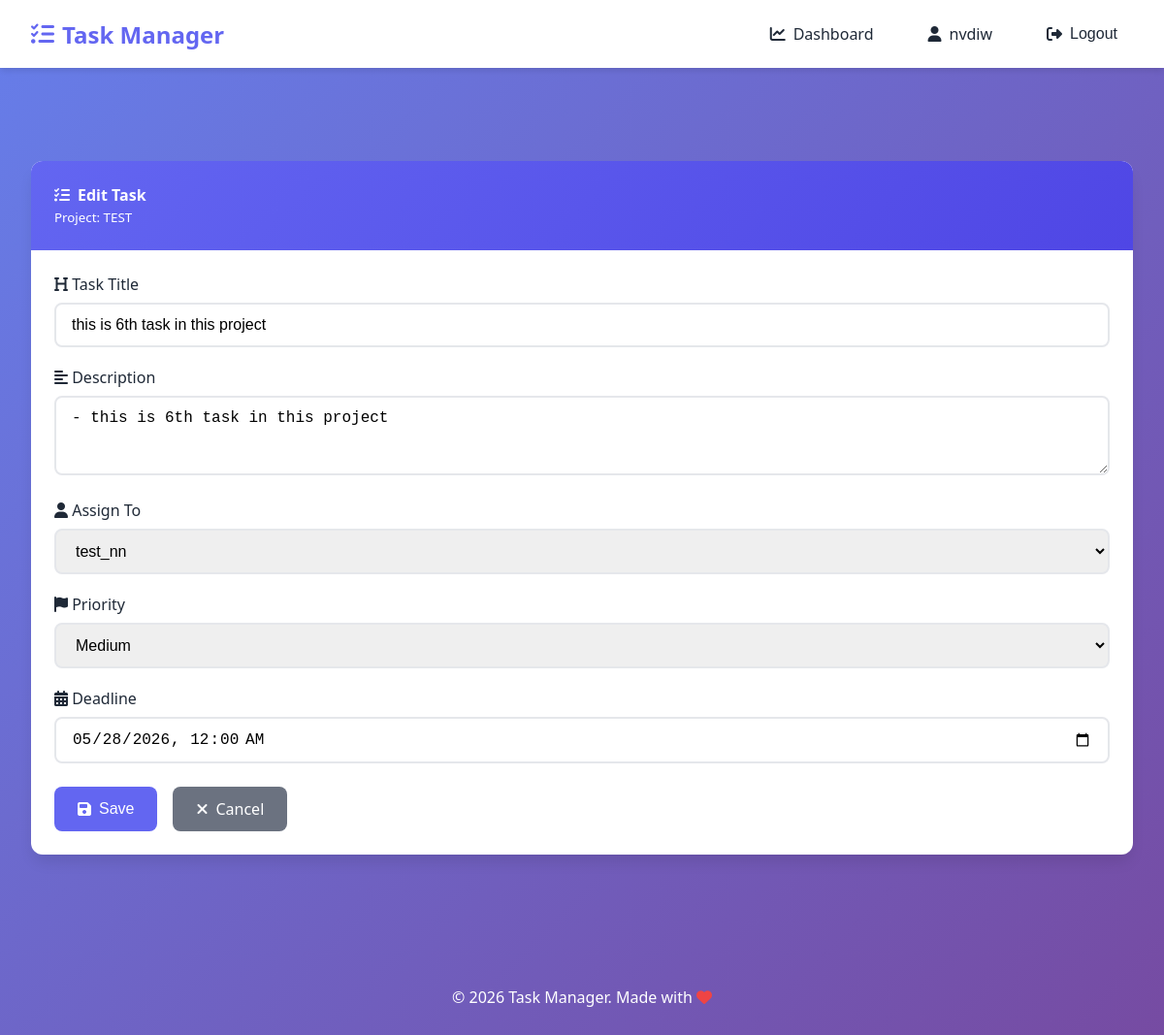
/tasks/23/edit/ (signed in), run on an earlier commit of the app's database.
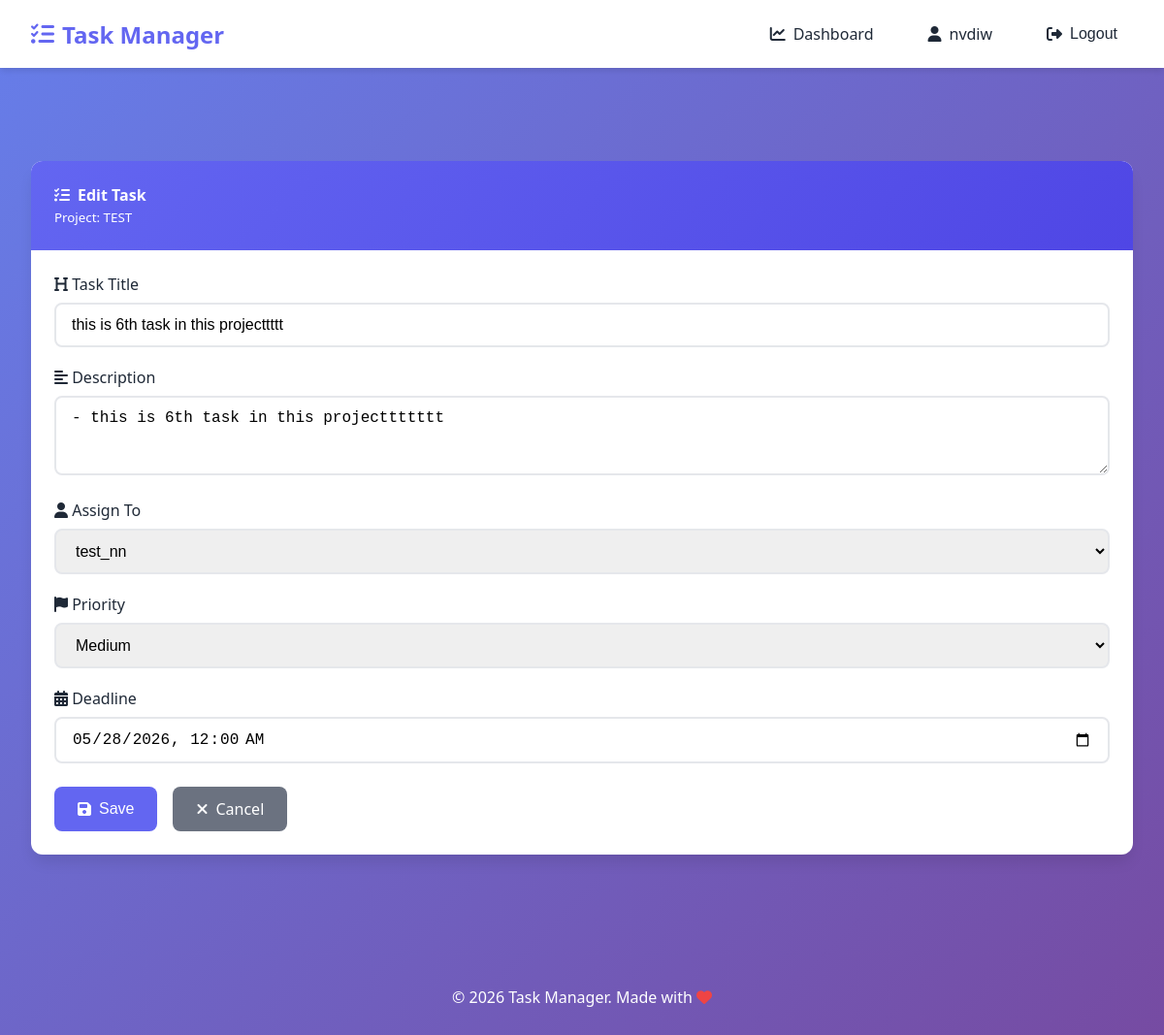
And on a later commit of the database.
### tasks/models.py (models this page shows, shortened)
class Task(models.Model):
    class Status(models.TextChoices):
        TODO = 'TODO', 'To Do'
        IN_PROGRESS = 'IN_PROGRESS', 'In Progress'
        DONE = 'DONE', 'Done'
    class Priority(models.TextChoices):
        LOW = 'LOW', 'Low'
        MEDIUM = 'MEDIUM', 'Medium'
        HIGH = 'HIGH', 'High'
        URGENT = 'URGENT', 'Urgent'
    title = models.CharField(max_length=200, verbose_name="Task Title")
    description = models.TextField(verbose_name="Description", blank=True)
    project = models.ForeignKey(
        Project,
        on_delete=models.CASCADE,
        related_name='tasks',
        verbose_name="Related Project"
    )
    assigned_to = models.ForeignKey(
        User,
        on_delete=models.SET_NULL,
        null=True,
        blank=True,
        related_name='assigned_tasks',
        verbose_name="Assigned To"
    )
    created_by = models.ForeignKey(
        User,
        on_delete=models.CASCADE,
        related_name='created_tasks',
        verbose_name="Created By"
    )
    status = models.CharField(
        max_length=20,
        choices=Status.choices,
        default=Status.TODO,
        verbose_name="Status"
    )
    priority = models.CharField(
        max_length=20,
        choices=Priority.choices,
        default=Priority.MEDIUM,
        verbose_name="Priority"
    )
    deadline = models.DateTimeField(
        null=True,
        blank=True,
        verbose_name="Deadline"
    )
    created_at = models.DateTimeField(auto_now_add=True, verbose_name="Created At")
    updated_at = models.DateTimeField(auto_now=True, verbose_name="Last Updated")
    class Meta:
        verbose_name = "Task"
        verbose_name_plural = "Tasks"
        ordering = ['-priority', 'deadline']

### tasks/views.py (the view)
# urls.py: path('tasks/<int:pk>/edit/', views.task_edit, name='task_edit'),
@login_required
def task_edit(request, pk):
    task = get_object_or_404(Task, pk=pk)
    if request.user != task.project.created_by and request.user != task.created_by:
        messages.error(request, "Only Creator of this Task, project can Edit Task")
        return redirect('tasks:project_detail', pk=task.project.pk)
    if request.method == 'POST':
        form = TaskForm(request.POST, instance=task)
        if form.is_valid():
            form.save()
            messages.success(request, 'Task updated successfully!')
            return redirect('tasks:project_detail', pk=task.project.pk)
    else:
        form = TaskForm(instance=task)
        form.fields['assigned_to'].queryset = task.project.members.all()
    return render(request, 'tasks/task_form.html', {
        'form': form,
        'title': 'Edit Task',
        'project': task.project
    })

### tasks/forms.py
class TaskForm(forms.ModelForm):
    class Meta:
        model = Task
        fields = ['title', 'description', 'assigned_to', 'priority', 'deadline']
        widgets = {
            'title': forms.TextInput(attrs={'class': 'form-control', 'placeholder': 'Enter task title'}),
            'description': forms.Textarea(attrs={'class': 'form-control', 'rows': 3, 'placeholder': 'Task description'}),
            'assigned_to': forms.Select(attrs={'class': 'form-control'}),
            'priority': forms.Select(attrs={'class': 'form-control'}),
            'deadline': forms.DateTimeInput(attrs={'class': 'form-control', 'type': 'datetime-local'}),
        }
    def __init__(self, *args, **kwargs):
        super().__init__(*args, **kwargs)
        self.fields['assigned_to'].required = True
        self.fields['deadline'].required = False

### templates/tasks/task_form.html (shortened to what this page needs)
{% extends 'base.html' %}
{% block content %}
<div class="row justify-content-center">
    <div class="col-md-8">
        <div class="card">
            <div class="card-header">
                <h4><i class="fas fa-tasks"></i> {{ title }}</h4>
                <small>Project: {{ project.title }}</small>
            </div>
            <div class="card-body">
                <form method="post">
                    <div class="form-group">
                        <label class="form-label"><i class="fas fa-heading"></i> Task Title</label>
                        {{ form.title }}
                    </div>
                    <div class="form-group">
                        <label class="form-label"><i class="fas fa-align-left"></i> Description</label>
                        {{ form.description }}
                    </div>
                    <div class="form-group">
                        <label class="form-label"><i class="fas fa-user"></i> Assign To</label>
                        {{ form.assigned_to }}
                    </div>
                    <div class="form-group">
                        <label class="form-label"><i class="fas fa-flag"></i> Priority</label>
                        {{ form.priority }}
                    </div>
                    <div class="form-group">
                        <label class="form-label"><i class="fas fa-calendar-alt"></i> Deadline</label>
                        {{ form.deadline }}
                    </div>
                    <div style="display: flex; gap: 1rem; margin-top: 1.5rem;">
                        <button type="submit" class="btn btn-primary">
                            <i class="fas fa-save"></i> Save
                        </button>
                        <a href="{% url 'tasks:project_detail' project.pk %}" class="btn btn-secondary">
                            <i class="fas fa-times"></i> Cancel
                        </a>
                    </div>
                </form>
            </div>
        </div>
    </div>
</div>
{% endblock %}

What changed in the data, as far as the page shows it:
changed Task "test_nn": title "this is 6th task in this project" → "this is 6th task in this projecttttt"; description "- this is 6th task in this project" → "- this is 6th task in this projecttttttt"
